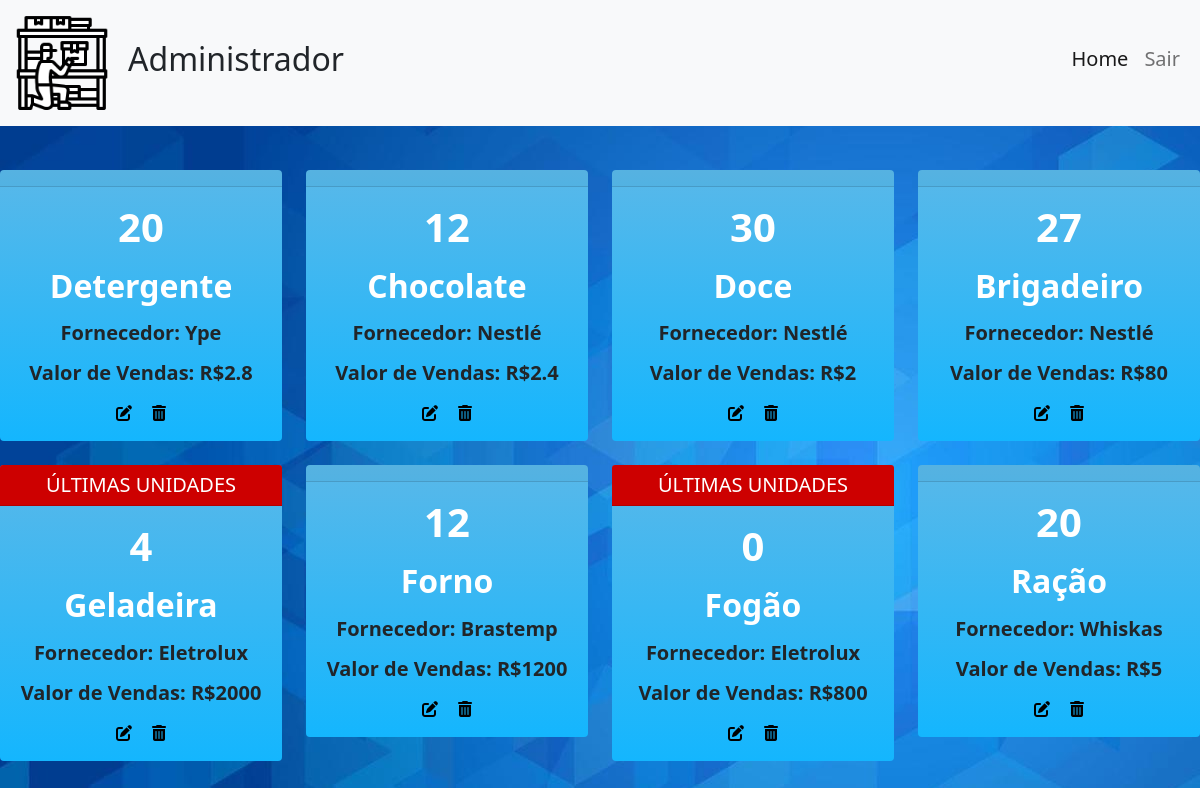
Page /estoque.php (signed in) on the committed database.
### tables this page shows
CREATE TABLE `produtos` (
  `codProd` int(11) NOT NULL,
  `vendedor` int(11) NOT NULL,
  `nomeProd` varchar(200) NOT NULL,
  `data-cadas` datetime NOT NULL DEFAULT current_timestamp(),
  `fornecedor` varchar(300) NOT NULL,
  `custo` float NOT NULL,
  `valorVenda` float NOT NULL,
  `quantidade` int(11) NOT NULL
);

### _scripts/functions.php (called while the page is built, shortened)
<?php
    function listarProdutos(){
        include "_scripts/conexao.php";
        $sql = "SELECT * FROM produtos";
        $query = $mysqli->query($sql);
        return $query;
    }
?>

### estoque.php (the view, shortened to what this page needs)
<?php
    include "modelo/header.php";
?>
<body>
    <?php include "modelo/menu.php";?>
    <div class="row cards-intro">
    <?php
        $lista = listarProdutos();
        while ($dados = $lista->fetch_array()){
        ?>
        <div class="col-sm-3 mt-4">
            <div class="card">
                <h5 class="card-header text-center" <?php if($dados['quantidade'] <= 10){ ?>style = "background-color:#CD0000;color:white;"<?php } ?>> <?php if($dados['quantidade'] <= 10){ echo "ÚLTIMAS UNIDADES";}?> </h5>
                <div class="card-body text-center" >
                    <h5 class="card-title"><?= $dados['quantidade']; ?></h5>
                    <p class="card-text"><h2 style="font-weight:bold;color:white;"><?= $dados['nomeProd']; ?></h2></p>
                    <p class="card-text"><h5 style="font-weight:bold;">Fornecedor: <?= $dados['fornecedor']; ?></h5></p>
                    <p class="card-text"><h5 style="font-weight:bold;">Valor de Vendas: R$<?= $dados['valorVenda']; ?></h5></p>
                    <a href="edicao.php?id=<?= $dados['codProd'];?>&fornecedor=<?= $dados['fornecedor'];?>&produto=<?= $dados['nomeProd'];?>&custo=<?= $dados['custo'];?>&valorVenda=<?= $dados['valorVenda'];?>" class="card-link"><i class="fa-solid fa-pen-to-square" style="color:black;"></i></a>
                    <?php if($_SESSION['cargo'] == "Administrador"){ ?>
                        <a href="delete.php?id=<?= $dados['codProd'];?>"class="card-link btn-del"><i class="fa-solid fa-trash-can" style="color:black;"></i></a>
                    <?php } ?>
                </div>
            </div>
        </div>
        <?php } ?>
    </div>
</body>
</html>

### modelo/header.php (shortened to what this page needs)
<?php
include "_scripts/conexao.php";
include "_scripts/functions.php";
?>
<!doctype html>
<html lang="pt-br">
    <head>
        <link href="https://cdn.jsdelivr.net/npm/bootstrap@5.0.2/dist/css/bootstrap.min.css" rel="stylesheet" type="text/css">
        <link href="_css/pg.css" rel="stylesheet" type="text/css">
        <link rel="stylesheet" href="https://cdnjs.cloudflare.com/ajax/libs/font-awesome/6.1.1/css/all.min.css"  type="text/css" />
        <link href="https://cdn.jsdelivr.net/npm/select2@4.1.0-rc.0/dist/css/select2.min.css" rel="stylesheet" />
    </head>

### modelo/menu.php (shortened to what this page needs)
<nav class="navbar navbar-expand-lg navbar-light bg-light">
        <div class="container-fluid">
            <a class="navbar-brand" href="./inicio.php">
                <img src="_images/estoque.png" class="logo">
            </a>
            <h2><?php echo $_SESSION['cargo']; ?></h2>
            <div class=" pr-2rem collapse navbar-collapse justify-content-end" id="navbarNav">
            <ul class="navbar-nav">
                <li class="nav-item">
                <a class="nav-link active" aria-current="page" href="./inicio.php"><h5>Home</h5></a>
                </li>
                <li class="nav-item">
                <a class="nav-link" href="./_scripts/logout.php" tabindex="-1"><h5>Sair</h5></a>
                </li>
            </ul>
            </div>
        </div>
    </nav>

### _css/pg.css (style rules this page uses)
html,body { background-image: url('../_images/fundo.jpg'); }
* { margin: 0; padding: 0; box-sizing: border-box; }
.logo { width:100px; }
.card-title, .card-text { text-align: center; }
.cards-intro { margin-top: 20px; }
.card-title { font-weight: bold; font-size: 40px; color: #fff; }
.card-text { text-transform: uppercase; font-size: 12px; font-weight: bold; }
.card { background: linear-gradient(0deg, rgba(20,182,254,1) 0%, rgba(89,184,233,1) 100%); border:0px; }

### rows in the picture
produtos: quantidade "20", nomeProd "Detergente", fornecedor "Ype", valorVenda "2.8"
produtos: quantidade "12", nomeProd "Chocolate", fornecedor "Nestlé", valorVenda "2.4"
produtos: quantidade "30", nomeProd "Doce", fornecedor "Nestlé", valorVenda "2"
produtos: quantidade "27", nomeProd "Brigadeiro", fornecedor "Nestlé", valorVenda "80"
produtos: shows "ÚLTIMAS UNIDADES", quantidade "4", nomeProd "Geladeira", fornecedor "Eletrolux", valorVenda "2000"
produtos: quantidade "12", nomeProd "Forno", fornecedor "Brastemp", valorVenda "1200"
produtos: shows "ÚLTIMAS UNIDADES", quantidade "0", nomeProd "Fogão", fornecedor "Eletrolux", valorVenda "800"
produtos: quantidade "20", nomeProd "Ração", fornecedor "Whiskas", valorVenda "5"

### other values in the picture
$_SESSION['cargo'] "Administrador"
